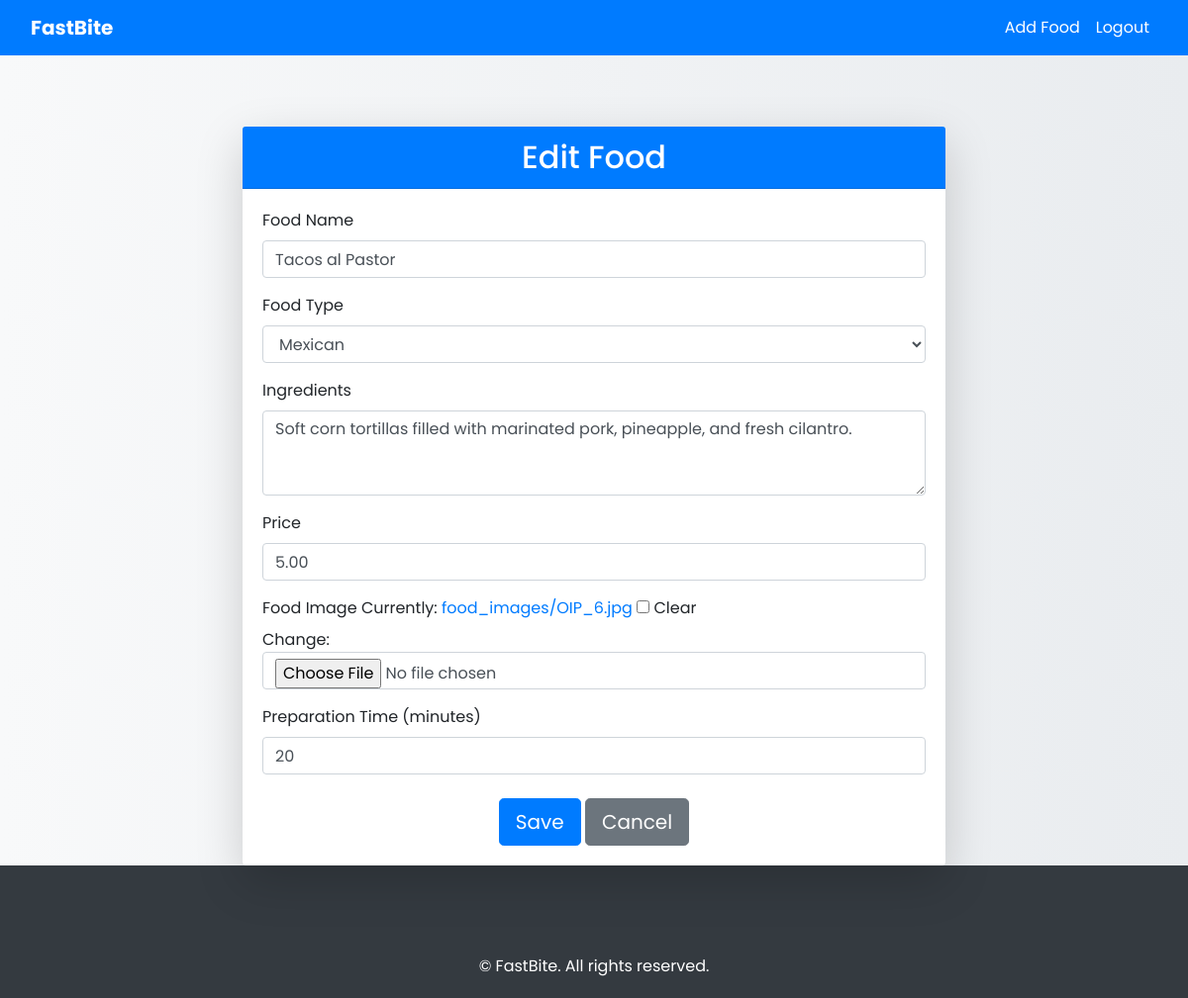
/edit/2/ (signed in), run on an earlier commit of the app's database.
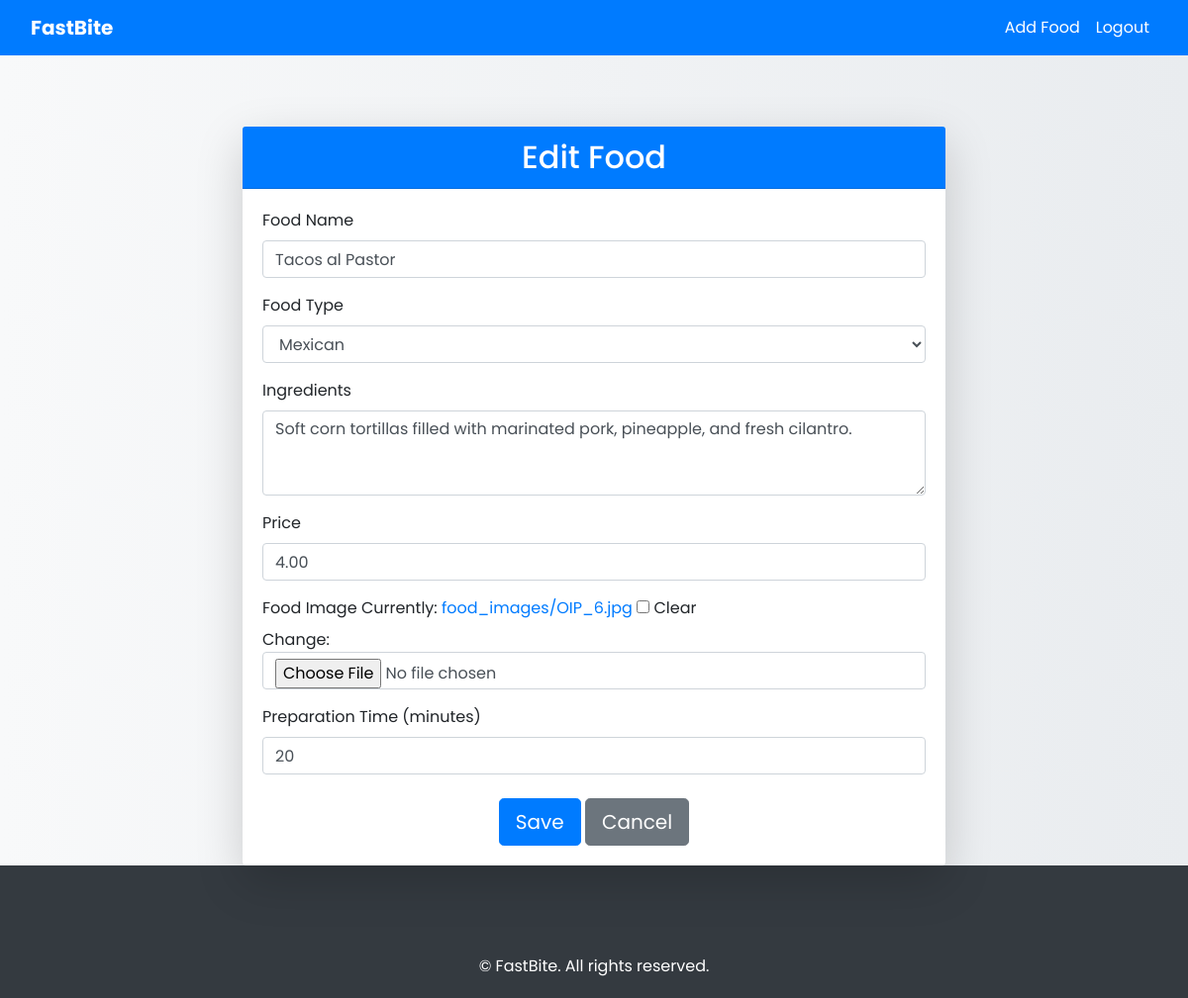
And on a later commit of the database.
### Menu/models.py (models this page shows, shortened)
class Food(models.Model):
    food_type = models.ForeignKey(FoodType, on_delete=models.CASCADE, verbose_name="Type of Food")
    name = models.CharField(max_length=100, verbose_name="Food Name")
    ingredients = models.TextField(verbose_name="Ingredients")
    price = models.DecimalField(max_digits=6, decimal_places=2, verbose_name="Price")
    view_count = models.PositiveIntegerField(default=0, verbose_name="View Count")
    created_by = models.ForeignKey(User, on_delete=models.CASCADE, verbose_name="Created By", related_name="foods", default=1)  # Provide a default user ID
    created_at = models.DateTimeField(default=timezone.now, verbose_name="Created At")
    updated_at = models.DateTimeField(auto_now=True, verbose_name="Updated At")
    image = models.ImageField(upload_to='food_images/', verbose_name="Food Image", blank=True, null=True)
    preparation_time = models.PositiveIntegerField(verbose_name="Preparation Time (minutes)", blank=True, null=True)
    class Meta:
        verbose_name_plural = "Foods"
        permissions = [
            ("can_add_food", "Can add food"),
            ("can_edit_food", "Can edit food"),
            ("can_delete_food", "Can delete food"),
        ]

### Menu/views.py (the view)
# urls.py: path('edit/<int:pk>/', views.edit_food, name='edit_food'),
@login_required
def edit_food(request, pk):
    food = get_object_or_404(Food, pk=pk)
    if food.created_by != request.user and not request.user.is_superuser:
        messages.error(request, 'You do not have permission to edit this food item.')
        return redirect('menu:food_list')
    if request.method == "POST":
        form = FoodForm(request.POST, request.FILES, instance=food)
        if form.is_valid():
            form.save()
            messages.success(request, 'Food item updated successfully.')
            return redirect('menu:food_list')
    else:
        form = FoodForm(instance=food)
    return render(request, 'food_form.html', {'form': form})

### Menu/models.py (called while the page is built)
    def __str__(self):
        return self.name

### Menu/templates/food_form.html (shortened to what this page needs)
{% extends 'base.html' %}
{% block content %}
<div class="container mt-5">
    <div class="row justify-content-center">
        <div class="col-md-8">
            <div class="card shadow-lg border-0">
                <div class="card-header bg-primary text-white text-center">
                    <h2 class="mb-0">{{ form.instance.pk|yesno:"Edit,Add" }} Food</h2>
                </div>
                <div class="card-body">
                    <form method="post" enctype="multipart/form-data">
                        <div class="form-group mb-3">
                            <label for="id_name">Food Name</label>
                            {{ form.name }}
                        </div>
                        <div class="form-group mb-3">
                            <label for="id_food_type">Food Type</label>
                            {{ form.food_type }}
                        </div>
                        <div class="form-group mb-3">
                            <label for="id_ingredients">Ingredients</label>
                            {{ form.ingredients }}
                        </div>
                        <div class="form-group mb-3">
                            <label for="id_price">Price</label>
                            {{ form.price }}
                        </div>
                        <div class="form-group mb-3">
                            <label for="id_image">Food Image</label>
                            {{ form.image }}
                        </div>
                        <div class="form-group mb-3">
                            <label for="id_preparation_time">Preparation Time (minutes)</label>
                            {{ form.preparation_time }}
                        </div>
                        <div class="text-center mt-4">
                            <button type="submit" class="btn btn-primary btn-lg">Save</button>
                            <a href="{% url 'menu:food_list' %}" class="btn btn-secondary btn-lg">Cancel</a>
                        </div>
                    </form>
                </div>
            </div>
        </div>
    </div>
</div>
{% endblock %}

What changed in the data, as far as the page shows it:
changed Food "Edit": price "5.00" → "4.00"
